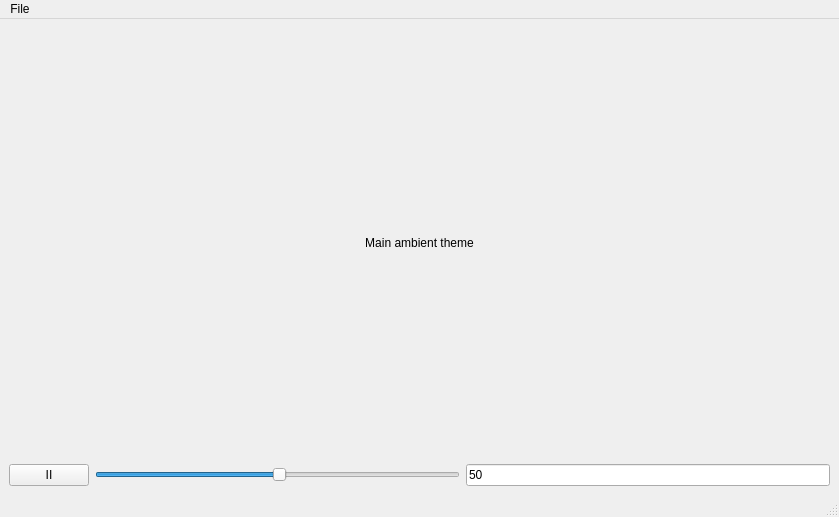
<?xml version="1.0" encoding="UTF-8"?>
<ui version="4.0">
 <class>MainWindow</class>
 <widget class="QMainWindow" name="MainWindow">
  <property name="geometry">
   <rect>
    <x>0</x>
    <y>0</y>
    <width>839</width>
    <height>517</height>
   </rect>
  </property>
  <property name="windowTitle">
   <string>MainWindow</string>
  </property>
  <widget class="QWidget" name="centralwidget">
   <layout class="QVBoxLayout" name="verticalLayout_3">
    <item>
     <layout class="QVBoxLayout" name="verticalLayout_2">
      <item>
       <layout class="QVBoxLayout" name="verticalLayout">
        <item>
         <widget class="QLabel" name="main_ambient_label">
          <property name="text">
           <string>Main ambient theme</string>
          </property>
          <property name="alignment">
           <set>Qt::AlignCenter</set>
          </property>
         </widget>
        </item>
       </layout>
      </item>
      <item>
       <layout class="QHBoxLayout" name="horizontalLayout">
        <item>
         <widget class="QPushButton" name="buttonPlayPause">
          <property name="text">
           <string>II</string>
          </property>
         </widget>
        </item>
        <item>
         <widget class="QSlider" name="sliderVolume">
          <property name="value">
           <number>50</number>
          </property>
          <property name="orientation">
           <enum>Qt::Horizontal</enum>
          </property>
         </widget>
        </item>
        <item>
         <widget class="QLineEdit" name="inputVolume">
          <property name="text">
           <string>50</string>
          </property>
         </widget>
        </item>
       </layout>
      </item>
     </layout>
    </item>
    <item>
     <layout class="QHBoxLayout" name="horizontalLayout_2"/>
    </item>
   </layout>
  </widget>
  <widget class="QMenuBar" name="menubar">
   <property name="geometry">
    <rect>
     <x>0</x>
     <y>0</y>
     <width>839</width>
     <height>21</height>
    </rect>
   </property>
   <widget class="QMenu" name="menuFile">
    <property name="title">
     <string>File</string>
    </property>
    <addaction name="actionAdd_sound"/>
    <addaction name="actionAdd_ambient"/>
   </widget>
   <addaction name="menuFile"/>
  </widget>
  <widget class="QStatusBar" name="statusbar"/>
  <action name="actionAdd_sound">
   <property name="text">
    <string>Add sound effect</string>
   </property>
  </action>
  <action name="actionAdd_ambient">
   <property name="text">
    <string>Add ambient</string>
   </property>
  </action>
 </widget>
 <resources/>
 <connections/>
</ui>
